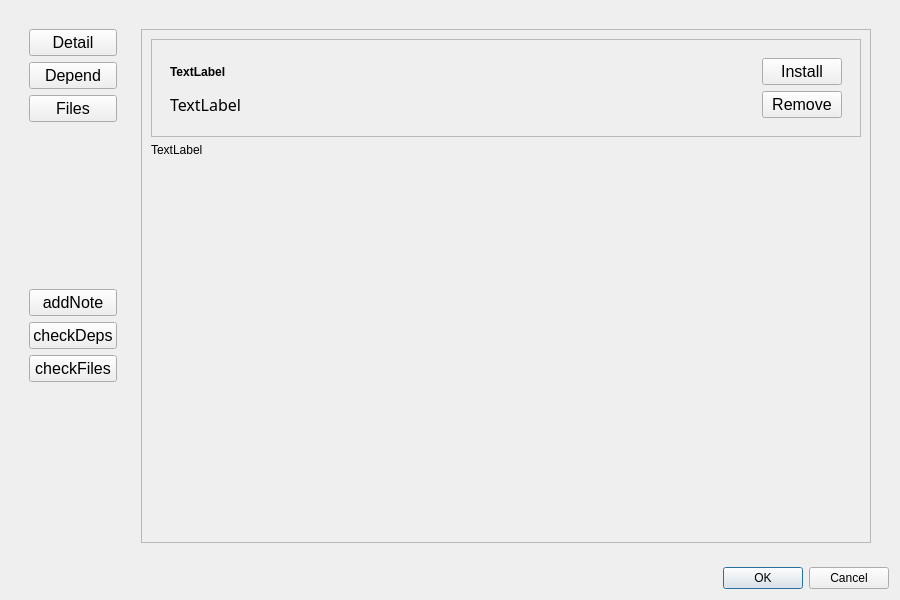
<?xml version="1.0" encoding="UTF-8"?>
<ui version="4.0">
 <class>pkg_info</class>
 <widget class="QDialog" name="pkg_info">
  <property name="geometry">
   <rect>
    <x>0</x>
    <y>0</y>
    <width>900</width>
    <height>600</height>
   </rect>
  </property>
  <property name="sizePolicy">
   <sizepolicy hsizetype="Preferred" vsizetype="Preferred">
    <horstretch>0</horstretch>
    <verstretch>0</verstretch>
   </sizepolicy>
  </property>
  <property name="windowTitle">
   <string>Dialog</string>
  </property>
  <layout class="QVBoxLayout" name="verticalLayout">
   <item>
    <widget class="QFrame" name="frame">
     <property name="frameShape">
      <enum>QFrame::NoFrame</enum>
     </property>
     <property name="frameShadow">
      <enum>QFrame::Raised</enum>
     </property>
     <layout class="QHBoxLayout" name="horizontalLayout">
      <item>
       <widget class="QWidget" name="widget" native="true">
        <property name="sizePolicy">
         <sizepolicy hsizetype="Fixed" vsizetype="Preferred">
          <horstretch>0</horstretch>
          <verstretch>0</verstretch>
         </sizepolicy>
        </property>
        <layout class="QVBoxLayout" name="verticalLayout_2">
         <item>
          <widget class="QPushButton" name="detail">
           <property name="font">
            <font>
             <family>Noto Sans Thai UI</family>
             <pointsize>12</pointsize>
            </font>
           </property>
           <property name="text">
            <string>Detail</string>
           </property>
          </widget>
         </item>
         <item>
          <widget class="QPushButton" name="depend">
           <property name="font">
            <font>
             <family>Noto Sans Thai UI</family>
             <pointsize>12</pointsize>
            </font>
           </property>
           <property name="text">
            <string>Depend</string>
           </property>
          </widget>
         </item>
         <item>
          <widget class="QPushButton" name="files">
           <property name="font">
            <font>
             <family>Noto Sans Thai UI</family>
             <pointsize>12</pointsize>
            </font>
           </property>
           <property name="text">
            <string>Files</string>
           </property>
          </widget>
         </item>
         <item>
          <spacer name="verticalSpacer">
           <property name="orientation">
            <enum>Qt::Vertical</enum>
           </property>
           <property name="sizeHint" stdset="0">
            <size>
             <width>20</width>
             <height>40</height>
            </size>
           </property>
          </spacer>
         </item>
         <item>
          <widget class="QPushButton" name="add_note">
           <property name="font">
            <font>
             <family>Noto Sans Thai UI</family>
             <pointsize>12</pointsize>
             <weight>50</weight>
             <italic>false</italic>
             <bold>false</bold>
            </font>
           </property>
           <property name="text">
            <string>addNote</string>
           </property>
          </widget>
         </item>
         <item>
          <widget class="QPushButton" name="check_deps">
           <property name="font">
            <font>
             <family>Noto Sans Thai UI</family>
             <pointsize>12</pointsize>
            </font>
           </property>
           <property name="text">
            <string>checkDeps</string>
           </property>
          </widget>
         </item>
         <item>
          <widget class="QPushButton" name="check_files">
           <property name="font">
            <font>
             <family>Noto Sans Thai UI</family>
             <pointsize>12</pointsize>
            </font>
           </property>
           <property name="text">
            <string>checkFiles</string>
           </property>
          </widget>
         </item>
         <item>
          <spacer name="verticalSpacer_2">
           <property name="orientation">
            <enum>Qt::Vertical</enum>
           </property>
           <property name="sizeHint" stdset="0">
            <size>
             <width>20</width>
             <height>40</height>
            </size>
           </property>
          </spacer>
         </item>
        </layout>
       </widget>
      </item>
      <item>
       <widget class="QFrame" name="frame_2">
        <property name="frameShape">
         <enum>QFrame::NoFrame</enum>
        </property>
        <property name="frameShadow">
         <enum>QFrame::Raised</enum>
        </property>
        <layout class="QVBoxLayout" name="verticalLayout_3">
         <item>
          <widget class="QScrollArea" name="scrollArea">
           <property name="sizePolicy">
            <sizepolicy hsizetype="Preferred" vsizetype="Preferred">
             <horstretch>0</horstretch>
             <verstretch>0</verstretch>
            </sizepolicy>
           </property>
           <property name="widgetResizable">
            <bool>true</bool>
           </property>
           <widget class="QWidget" name="scrollAreaWidgetContents">
            <property name="geometry">
             <rect>
              <x>0</x>
              <y>0</y>
              <width>710</width>
              <height>497</height>
             </rect>
            </property>
            <property name="sizePolicy">
             <sizepolicy hsizetype="Expanding" vsizetype="Preferred">
              <horstretch>0</horstretch>
              <verstretch>0</verstretch>
             </sizepolicy>
            </property>
            <property name="font">
             <font>
              <family>Noto Sans Sinhala UI</family>
             </font>
            </property>
            <layout class="QVBoxLayout" name="verticalLayout_4">
             <item>
              <layout class="QVBoxLayout" name="vertical_layout">
               <item>
                <widget class="QFrame" name="frame_3">
                 <property name="sizePolicy">
                  <sizepolicy hsizetype="Preferred" vsizetype="Fixed">
                   <horstretch>0</horstretch>
                   <verstretch>0</verstretch>
                  </sizepolicy>
                 </property>
                 <property name="frameShape">
                  <enum>QFrame::StyledPanel</enum>
                 </property>
                 <property name="frameShadow">
                  <enum>QFrame::Sunken</enum>
                 </property>
                 <layout class="QHBoxLayout" name="horizontalLayout_3">
                  <item>
                   <widget class="QWidget" name="widget_4" native="true">
                    <property name="font">
                     <font>
                      <family>Noto Sans Sinhala UI</family>
                      <underline>false</underline>
                     </font>
                    </property>
                    <property name="mouseTracking">
                     <bool>false</bool>
                    </property>
                    <layout class="QVBoxLayout" name="verticalLayout_6">
                     <item>
                      <widget class="QLabel" name="name">
                       <property name="font">
                        <font>
                         <family>Noto Kufi Arabic</family>
                         <weight>75</weight>
                         <bold>true</bold>
                         <underline>false</underline>
                        </font>
                       </property>
                       <property name="text">
                        <string>TextLabel</string>
                       </property>
                      </widget>
                     </item>
                     <item>
                      <widget class="QLabel" name="desc">
                       <property name="font">
                        <font>
                         <family>Noto Sans Thin</family>
                         <pointsize>12</pointsize>
                         <weight>50</weight>
                         <bold>false</bold>
                         <underline>false</underline>
                        </font>
                       </property>
                       <property name="text">
                        <string>TextLabel</string>
                       </property>
                       <property name="textFormat">
                        <enum>Qt::AutoText</enum>
                       </property>
                       <property name="wordWrap">
                        <bool>true</bool>
                       </property>
                      </widget>
                     </item>
                    </layout>
                   </widget>
                  </item>
                  <item>
                   <widget class="QWidget" name="widget_5" native="true">
                    <property name="sizePolicy">
                     <sizepolicy hsizetype="Fixed" vsizetype="Preferred">
                      <horstretch>0</horstretch>
                      <verstretch>0</verstretch>
                     </sizepolicy>
                    </property>
                    <layout class="QVBoxLayout" name="verticalLayout_5">
                     <item>
                      <widget class="QPushButton" name="install">
                       <property name="font">
                        <font>
                         <family>Noto Sans Thai UI</family>
                         <pointsize>12</pointsize>
                        </font>
                       </property>
                       <property name="text">
                        <string>Install</string>
                       </property>
                      </widget>
                     </item>
                     <item>
                      <widget class="QPushButton" name="remove">
                       <property name="font">
                        <font>
                         <family>Noto Sans Thai UI</family>
                         <pointsize>12</pointsize>
                        </font>
                       </property>
                       <property name="text">
                        <string>Remove</string>
                       </property>
                      </widget>
                     </item>
                    </layout>
                   </widget>
                  </item>
                 </layout>
                </widget>
               </item>
               <item>
                <widget class="QLabel" name="content">
                 <property name="font">
                  <font>
                   <family>Noto Sans Thai UI</family>
                  </font>
                 </property>
                 <property name="text">
                  <string>TextLabel</string>
                 </property>
                 <property name="alignment">
                  <set>Qt::AlignLeading|Qt::AlignLeft|Qt::AlignTop</set>
                 </property>
                 <property name="textInteractionFlags">
                  <set>Qt::TextBrowserInteraction</set>
                 </property>
                </widget>
               </item>
              </layout>
             </item>
            </layout>
           </widget>
          </widget>
         </item>
        </layout>
       </widget>
      </item>
     </layout>
    </widget>
   </item>
   <item>
    <widget class="QDialogButtonBox" name="buttonBox">
     <property name="sizePolicy">
      <sizepolicy hsizetype="Minimum" vsizetype="Fixed">
       <horstretch>0</horstretch>
       <verstretch>0</verstretch>
      </sizepolicy>
     </property>
     <property name="orientation">
      <enum>Qt::Horizontal</enum>
     </property>
     <property name="standardButtons">
      <set>QDialogButtonBox::Cancel|QDialogButtonBox::Ok</set>
     </property>
    </widget>
   </item>
  </layout>
 </widget>
 <resources/>
 <connections>
  <connection>
   <sender>buttonBox</sender>
   <signal>accepted()</signal>
   <receiver>pkg_info</receiver>
   <slot>accept()</slot>
   <hints>
    <hint type="sourcelabel">
     <x>258</x>
     <y>589</y>
    </hint>
    <hint type="destinationlabel">
     <x>157</x>
     <y>274</y>
    </hint>
   </hints>
  </connection>
  <connection>
   <sender>buttonBox</sender>
   <signal>rejected()</signal>
   <receiver>pkg_info</receiver>
   <slot>reject()</slot>
   <hints>
    <hint type="sourcelabel">
     <x>326</x>
     <y>589</y>
    </hint>
    <hint type="destinationlabel">
     <x>286</x>
     <y>274</y>
    </hint>
   </hints>
  </connection>
 </connections>
</ui>
